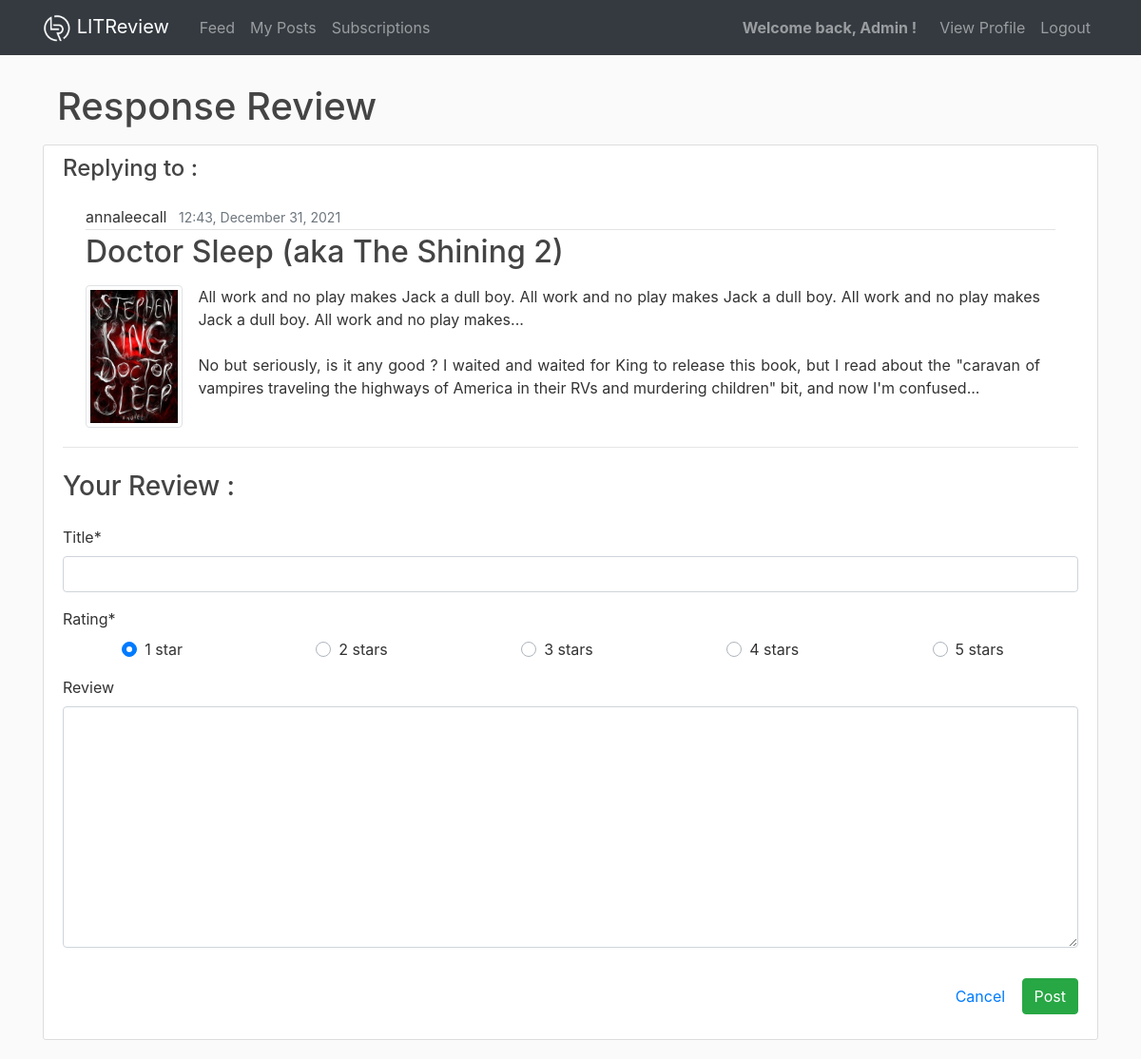
The page /reviews/response/23 (signed in) on the database as committed earlier.
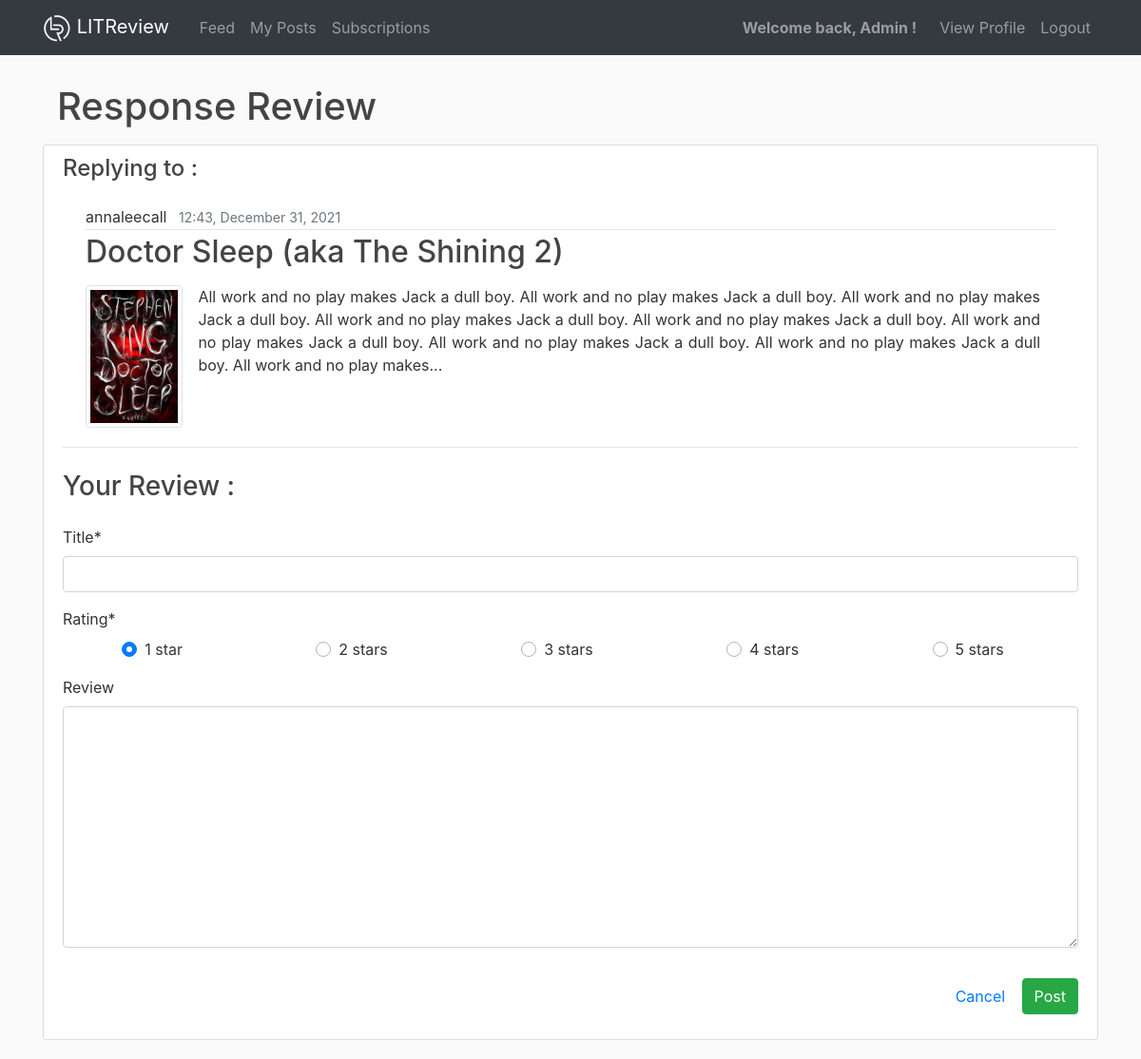
The same page on the database as committed later.
### reviews/models.py (models this page shows, shortened)
class Ticket(models.Model):
    title = models.CharField(max_length=128)
    description = models.TextField(max_length=2048, blank=True)
    user = models.ForeignKey(
        to=settings.AUTH_USER_MODEL, on_delete=models.CASCADE)
    time_created = models.DateTimeField(default=timezone.now)
    image = models.ImageField(blank=True, null=True, upload_to='reviews_img')
    if image is True:
        def save(self, *args, **kwargs):
            super().save()
            img = ImageOps.contain(
                Image.open(self.image.path),
                (200, 200),
                method=3
            )
            img.save(self.image.path)

### reviews/views.py (the view)
# urls.py: path('reviews/response/<int:pk>', views.review_response, name='response-review'),
@login_required
def review_response(request, pk):
    ticket = Ticket.objects.get(id=pk)
    if request.method == 'POST':
        r_form = NewReviewForm(request.POST)
        if r_form.is_valid():
            Review.objects.create(
                ticket=ticket,
                user=request.user,
                headline=request.POST['headline'],
                rating=request.POST['rating'],
                body=request.POST['body']
            )
            messages.success(request, 'Your response to "{{ ticket.title }}" has been posted!')
            return redirect('reviews-feed')
    else:
        r_form = NewReviewForm()
    context = {
        'r_form': r_form,
        'post': ticket,
        'title': 'Response Review'
    }
    return render(request, 'reviews/review_form.html', context)

### reviews/forms.py
class NewReviewForm(forms.ModelForm):
    headline = forms.CharField(
        label="Title",
        max_length=128,
        widget=forms.TextInput()
    )
    rating = forms.ChoiceField(
        initial=1,
        label="Rating",
        widget=forms.RadioSelect(),
        choices=((1, "1 star"), (2, "2 stars"), (3, "3 stars"), (4, "4 stars"), (5, '5 stars'))
    )
    body = forms.CharField(
        label="Review",
        max_length=8192,
        widget=forms.Textarea(),
        required=False
    )
    class Meta:
        model = Review
        fields = ['headline', 'rating', 'body']
    helper = FormHelper()
    helper.form_class = 'form-group'
    helper.layout = Layout(
        Field('headline'),
        InlineRadios('rating', style="display: flex; justify-content: space-around;"),
        Field('body', rows="10"),
    )

### reviews/templates/reviews/review_form.html (shortened to what this page needs)
{% extends "reviews/_base.html" %}
{% load crispy_forms_tags %}
{% block content %}
<div class="container">
  <div class="row mb-2">
    <h1 class="col-8 py-2 mb-0">{{ title }}</h1>
  </div>
</div>
<div class="content-section">
  <form method="POST" enctype='multipart/form-data'>
    <fieldset class="form-group">
      {% if request.get_full_path == "/review/new/" %}
        <h3 class="mb-4">Book / Article</h3>
        {{ t_form|crispy }}
      {% else %}
        <h4 class="mb-4">Replying to :</h4>
        <article class="media ml-4 mr-4">
          <div class="media-body">
            <div class="article-metadata">
              <p class="mr-2 mb-0" style="display: inline">{{ post.user }}</p>
              <small class="text-muted">{{ post.time_created|date:"H:i, F d, Y" }}</small>
            </div>
            <h2 class="mt-0">{{ post.title }}</h2>
            <div class="ticket-description">
              {% if post.image %}
                <img class="img-thumbnail float-left mb-1 mr-3" src="{{ post.image.url }}"
                     alt="{{ post.title }}">
              {% endif %}
              <p class="article-content text-justify mt-3 mr-3">{{ post.description }}</p>
            </div>
          </div>
        </article>
      {% endif %}
      <hr class="mb-4">
      <h3 class="mb-4">Your Review :</h3>
      {% crispy r_form %}
      <div class="float-right mt-3">
        <a class="btn btn-link" href="{% url 'reviews-feed' %}">Cancel</a>
        <button class="btn btn-success" type="submit">Post</button>
      </div>
    </fieldset>
  </form>
</div>
{% endblock content %}

Rows that differ between the two databases and show on the page:
changed Ticket "Doctor Sleep (aka The Shining 2)": description "…work and no play makes... No but seriously, is it any good ? I waited and waited for King to release this book, but I read about the \"caravan of vampires traveling the highways of America in their RVs and murdering children\" bit, and now I'm confused..." → "…work and no play makes Jack a dull boy. All work and no play makes Jack a dull boy. All work and no play makes Jack a dull boy. All work and no play makes Jack a dull boy. All work and no play makes Jack a dull boy. All work and no play makes..."
